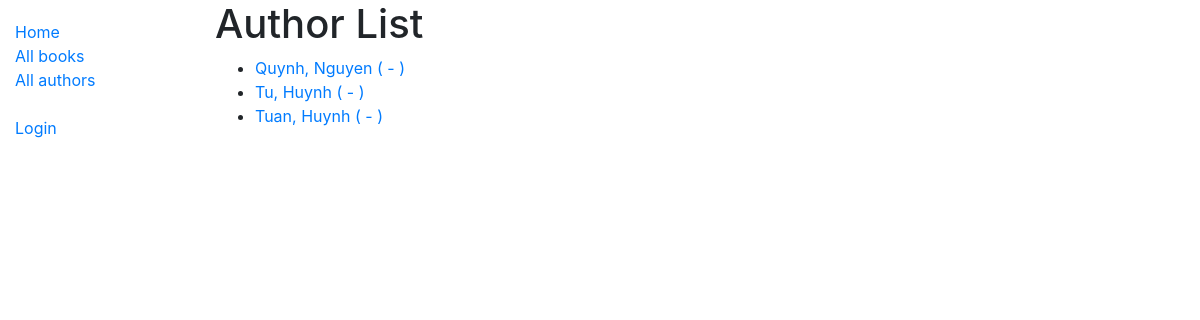
Page /catalog/authors/ on the earlier database version.
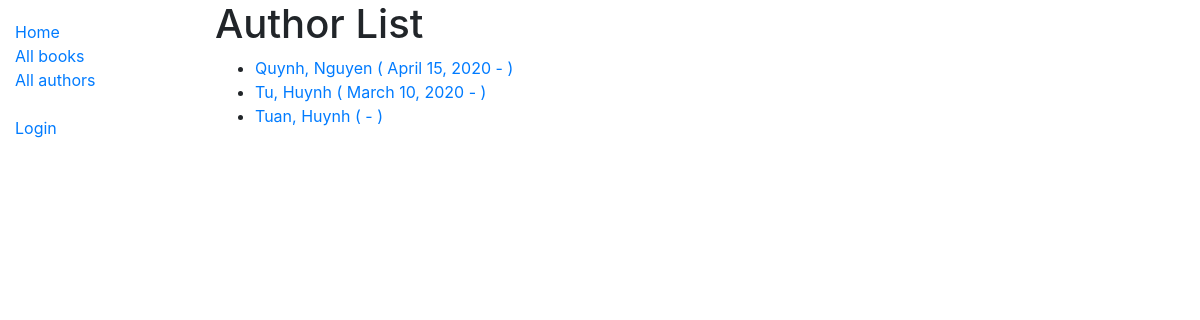
Same page on the later database version.
### catalog/models.py (models this page shows, shortened)
class Author(models.Model):
    first_name = models.CharField(max_length=100)
    last_name = models.CharField(max_length=100)
    date_of_birth = models.DateField(null=True, blank=True)
    date_of_death = models.DateField("died", null=True, blank=True)
    class Meta:
        ordering = ["last_name", "first_name"]
    def get_absolute_url(self):
        return reverse("author-detail", args=[str(self.id)])

### catalog/views.py (the view)
# urls.py: path('authors/', views.AuthorListView.as_view(), name='authors'),
class AuthorListView(generic.ListView):
    model = Author
    paginate_by = 10

### catalog/templates/catalog/author_list.html (shortened to what this page needs)
{% extends "base_generic.html" %}
{% block content %}
  <h1>Author List</h1>
  {% if author_list %}
  <ul>
    {% for author in author_list %}
      <li>
        <a href="{{ author.get_absolute_url }}">{{ author.last_name }}, {{ author.first_name }}
          ({% if author.date_of_birth %}
            {{ author.date_of_birth }}
          {% endif %} -
          )
        </a>
      </li>
    {% endfor %}
  </ul>
  {% endif %}
{% endblock %}

### catalog/templates/base_generic.html (shortened to what this page needs)
<!DOCTYPE html>
<html lang="en">
<head>
  <link rel="stylesheet" href="https://stackpath.bootstrapcdn.com/bootstrap/4.1.3/css/bootstrap.min.css"
>
  {% load static %}
  <link rel="stylesheet" href="{% static 'css/styles.css' %}">
</head>
<body>
  <div class="container-fluid">
    <div class="row">
      <div class="col-sm-2">
        {% block sidebar %}
        <ul class="sidebar-nav">
          <li><a href="{% url 'index' %}">Home</a></li>
          <li><a href="{% url 'books' %}">All books</a></li>
          <li><a href="{% url 'authors' %}">All authors</a></li>
          <br>
          {% if user.is_authenticated %}
            <li>User: {{ user.get_username }}</li>
            <li><a href="{% url 'my-borrowed' %}">My Borrowed</a></li>
            <li><a href="{% url 'logout'%}">Logout</a></li>
          {% else %}
            <li><a href="{% url 'login'%}">Login</a></li>
          {% endif %}
        </ul>
        {% endblock %}
      </div>
      <div class="col-sm-10 ">
        {% block content %}{% endblock %}
      </div>
    </div>
  </div>
</body>
</html>

### catalog/static/css/styles.css (style rules this page uses)
.sidebar-nav { margin-top: 20px; padding: 0; list-style: none; }

Differences in the rows shown:
changed Author "Quynh": date_of_birth (not shown) → "April 15, 2020"
changed Author "Tu": date_of_birth (not shown) → "March 10, 2020"
